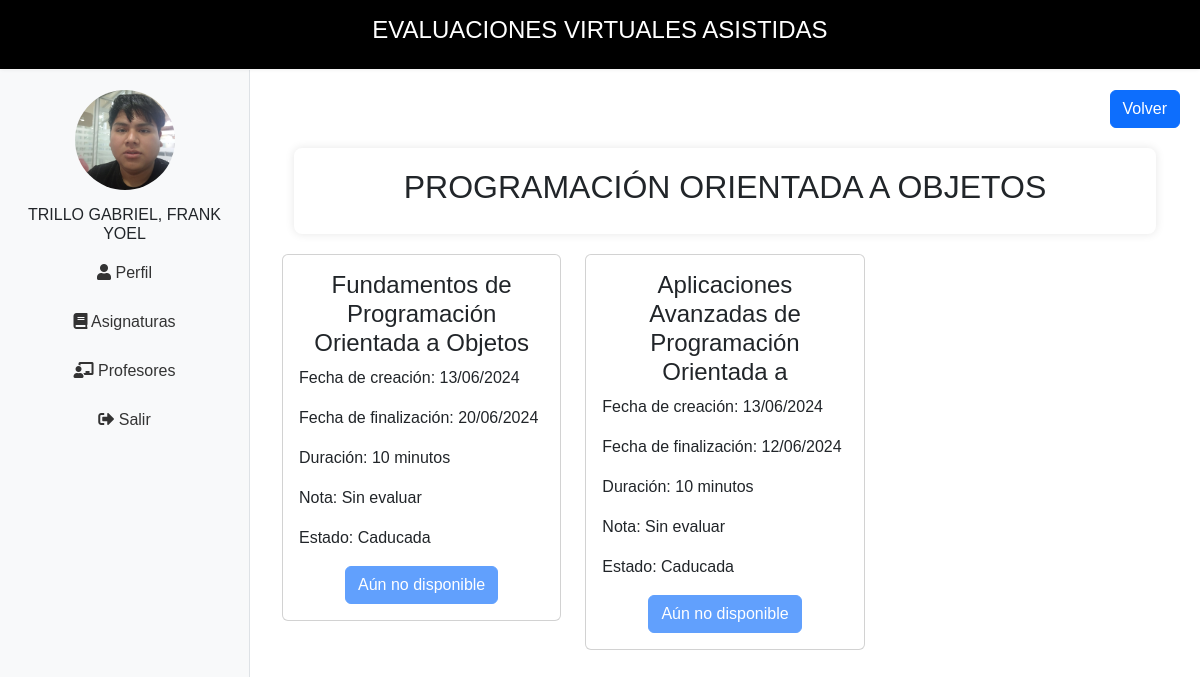
Screenshot of /portalEstudiante/curso/9/ (signed in) with the database file from the repository.
### webApp/models.py (models this page shows, shortened)
class Curso(models.Model):
    nombre=models.CharField(max_length=50)
    docente = models.ForeignKey(Docente, on_delete=models.CASCADE, related_name='cursos')
    class Meta:
        verbose_name='curso'
        verbose_name_plural='cursos'
        db_table='cursos'

class Evaluaciones(models.Model):
    curso=models.ForeignKey(Curso, on_delete=models.CASCADE)
    docente=models.ForeignKey(Docente, on_delete=models.CASCADE)
    nombre_Evaluacion=models.CharField(max_length=50, null=True, blank=True)
    numPreguntas=models.IntegerField(validators = [validate_nota])
    fecha_creacion = models.DateTimeField(auto_now_add=True)
    fecha_fin = models.DateTimeField(null=True, blank=True)
    duracion = models.IntegerField(help_text="Duración del examen en minutos", null=True, blank=True)
    class Meta:
        verbose_name='evaluacion'
        verbose_name_plural='evaluaciones'
        db_table='evaluaciones'

### portalEstudiante/views.py (the view)
# urls.py: path('curso/<int:id>/', evaluaciones, name='evaluaciones'),
@login_required
def evaluaciones(request, id):
    try:
        curso = get_object_or_404(Curso, id=id)
        evaluaciones = Evaluaciones.objects.filter(curso=curso)
        calificaciones = Calificaciones.objects.filter(estudiante=request.user.estudiante, curso=curso)
        monitoreo_examen = MonitoreoExamen.objects.filter(evaluacion__in=evaluaciones, estudiante=request.user.estudiante).first()
        evaluaciones_data = []
        today = date.today()
        if monitoreo_examen:
            monitoreo=True
        for evaluacion in evaluaciones:
            num_preguntas = evaluacion.pregunta_set.count()
            calificacion = calificaciones.filter(evaluacion=evaluacion).first()
            estado = 'Sin evaluar'
            if calificacion:
                if calificacion.nota > 0 or monitoreo:
                    estado = 'Realizada'
            elif evaluacion.fecha_fin and evaluacion.fecha_fin.date() < today:
                estado = 'Caducada'
            else:
                estado = 'Disponible'
            evaluaciones_data.append({
                'evaluacion': evaluacion,
                'calificacion': calificacion,
                'num_preguntas': num_preguntas,
                'estado': estado,
            })
        context = {
            'curso': curso,
            'evaluaciones_data': evaluaciones_data,
            'today': today,
        }
        return render(request, 'Asignaturas/evaluaciones.html', context)
    except ObjectDoesNotExist:
        error = "Error: No se pueden cargar las evaluaciones en este momento. Inténtalo de nuevo más tarde."
        return render(request, 'Asignaturas/evaluaciones.html', {'error': error})

### portalEstudiante/context_processors.py (called while the page is built)
def nombre_estudiante(request):
    if request.user.is_authenticated:
        try:
            estudiante = request.user.estudiante
            nombre_completo = estudiante.nombre_completo()
            foto_url = estudiante.foto.url if estudiante.foto else None
            return {'nombre_estudiante': nombre_completo, 'foto_estudiante': foto_url}
        except Estudiante.DoesNotExist:
            return {'nombre_estudiante': "USER INVITADO", 'foto_estudiante': None}
    return {'nombre_estudiante': None, 'foto_estudiante': None}

### webApp/models.py (called while the page is built)
    def nombre_completo(self):
        nombre_completo = "{} {}, {}".format(self.apellido_paterno, self.apellido_materno, self.nombres)
        return nombre_completo.upper()

### portalEstudiante/templates/Asignaturas/evaluaciones.html
{% extends "portalEstudiante/base.html" %}
{% load static %}
{% load widget_tweaks %}
{% load custom_filters %}
{% block content %}
<div class="d-flex justify-content-end mb-2">
    <a href="{% url 'asignatura' %}" class="btn btn-primary">Volver</a>
</div>
<div class="container mt-3">
    {% if error %}
        <div class="alert alert-danger" role="alert">
            {{ error }}
        </div>
    {% else %}
        <div class="container mt-3">
            <div class="contenido">
                <h2 class="text-center" style="font-family: 'Rockwell', sans-serif;">{{ curso.nombre|upper }}</h2>
            </div>
        </div>
        <div class="row">
            {% if evaluaciones_data %}
                {% for data in evaluaciones_data %}
                    {% with evaluacion=data.evaluacion calificacion=data.calificacion num_preguntas=data.num_preguntas estado=data.estado %}
                    <div class="col-lg-4 col-md-6 col-sm-12 mb-4">
                        <div class="card {% if estado == 'Realizada' %}card-realizada{% elif estado == 'Caducada' %}card-caducada{% elif estado == 'Pendiente' %}card-pendiente{% else %}card-no-disponible{% endif %}">
                            <div class="card-body">
                                <h4 class="card-title" style="text-align: center; font-family: 'Rockwell', sans-serif;">{{ evaluacion.nombre_Evaluacion }}</h4>
                                <p class="card-text">Fecha de creación: {{ evaluacion.fecha_creacion|date:"d/m/Y" }}</p>
                                <p class="card-text">Fecha de finalización: {{ evaluacion.fecha_fin|date:"d/m/Y" }}</p>
                                <p class="card-text">Duración: {{ evaluacion.duracion }} minutos</p>
                                <p class="card-text">Nota:
                                    {% if calificacion %}
                                        {{ calificacion.nota }}
                                    {% else %}
                                        Sin evaluar
                                    {% endif %}
                                </p>
                                <p class="card-text">Estado: {{ estado }}</p>
                                <div style="text-align: center;">
                                    <a href="{% if num_preguntas == 0 %}#{% elif estado == 'Realizada' or estado == 'Caducada' %}{% url 'retroalimentacion' evaluacion.id %}{% else %}{% url 'detalle_evaluacion' evaluacion.id %}{% endif %}" class="btn btn-primary {% if num_preguntas == 0 or estado == 'Caducada' %}disabled{% endif %}">
                                        {% if num_preguntas == 0 %}
                                            Aún no disponible
                                        {% elif estado == 'Realizada' or estado == 'Caducada' %}
                                            Visualizar
                                        {% else %}
                                            Realizar evaluación
                                        {% endif %}
                                    </a>
                                </div>
                            </div>
                        </div>
                    </div>
                    {% endwith %}
                {% endfor %}
            {% else %}
                <p>No hay evaluaciones disponibles para este curso.</p>
            {% endif %}
        </div>
    {% endif %}
</div>
{% endblock %}

### portalEstudiante/templates/portalEstudiante/base.html (style rules this page uses)
.contenido { padding: 20px; margin: 20px auto; background-color: #fff; border-radius: 8px; box-shadow: 0 0 10px rgba(0, 0, 0, 0.1); }
body { display: flex; flex-direction: column; margin: 0; padding: 0; font-family: Arial, sans-serif; height: 100vh; }

### rows the page displays
Curso: nombre "PROGRAMACIÓN ORIENTADA A OBJETOS"
Evaluaciones: evaluacion.nombre_Evaluacion "Fundamentos de Programación Orientada a Objetos", evaluacion.fecha_creacion "13/06/2024", evaluacion.fecha_fin "20/06/2024", evaluacion.duracion "10", estado "Caducada"
Evaluaciones: evaluacion.nombre_Evaluacion "Aplicaciones Avanzadas de Programación Orientada a", evaluacion.fecha_creacion "13/06/2024", evaluacion.fecha_fin "12/06/2024", evaluacion.duracion "10", estado "Caducada"

### other values shown
{{ nombre_estudiante }} "TRILLO GABRIEL, FRANK YOEL"
